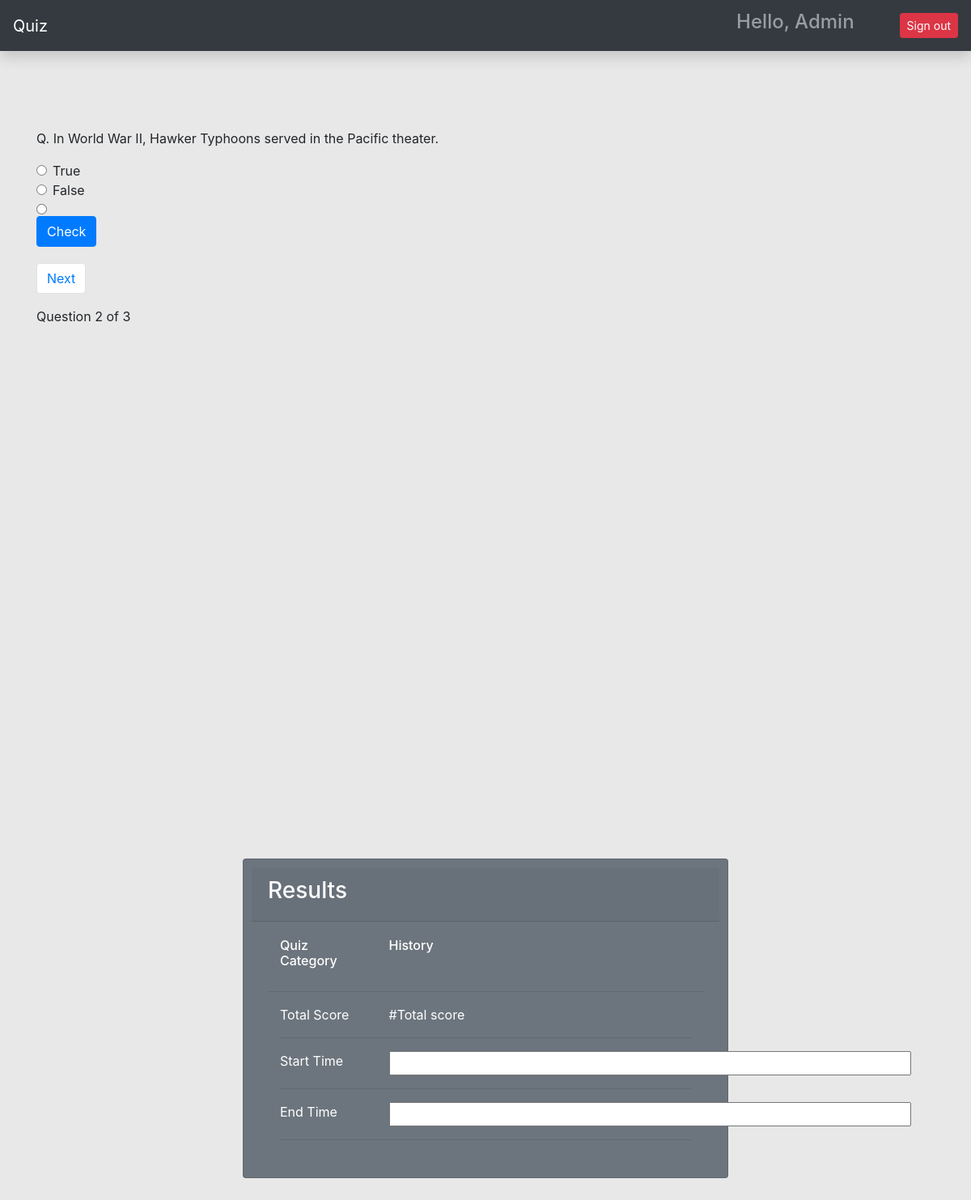
The app's page /quiz/category/3/?page=2 (signed in), older data.
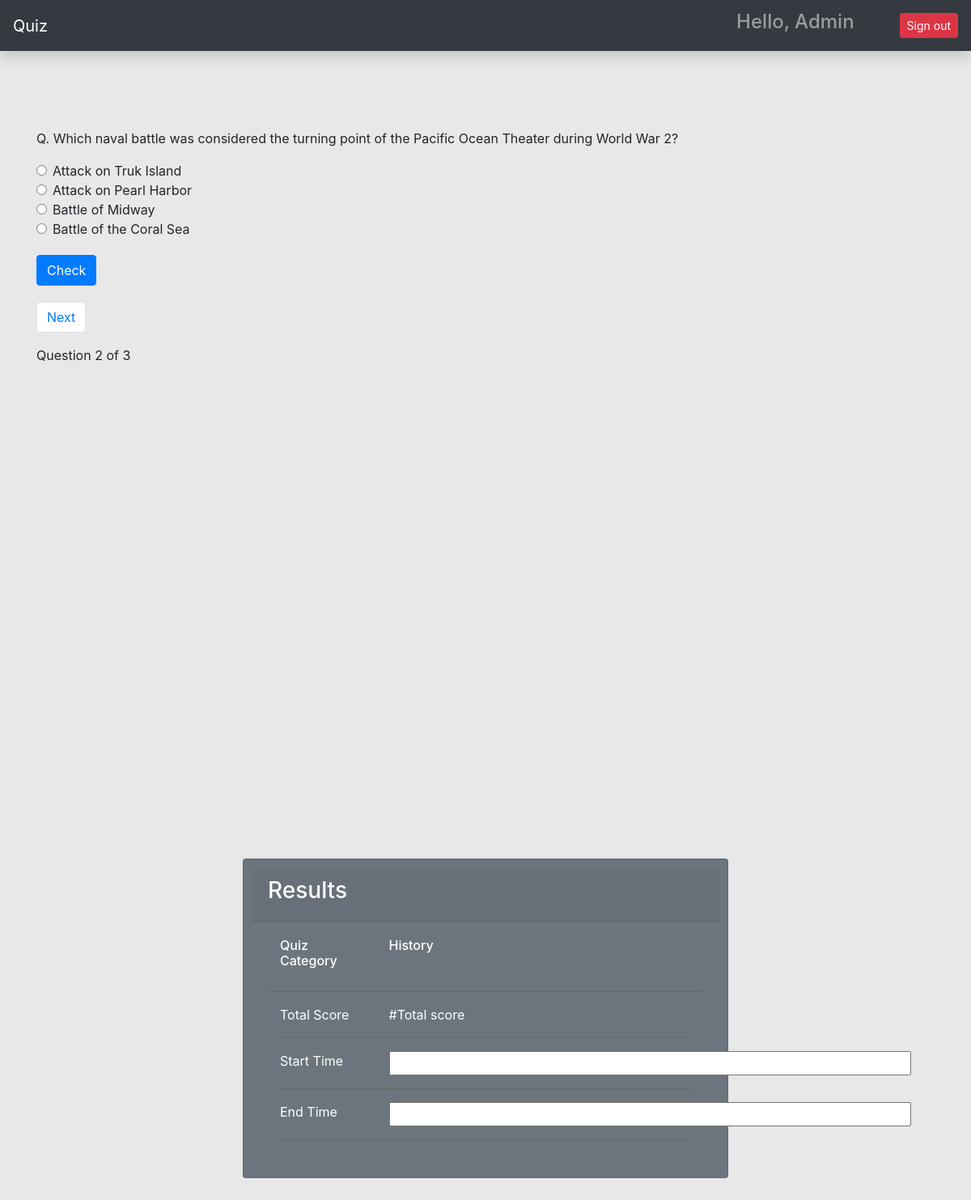
The same page, newer data.
### quiz/models.py (models this page shows, shortened)
class Question(models.Model):
    choice = models.ForeignKey(Category, on_delete=models.CASCADE)
    question = models.CharField(max_length=250)
    answer = models.CharField(max_length=100)
    option_one = models.CharField(max_length=100)
    option_two = models.CharField(max_length=100)
    option_three = models.CharField(max_length=100, blank=True)
    option_four = models.CharField(max_length=100, blank=True)
    created_at = models.DateTimeField(auto_now_add=True)
    updated_at = models.DateTimeField(auto_now=True)

class Category(models.Model):
    owner = models.ForeignKey(to=User, on_delete=models.CASCADE)
    category = models.CharField(max_length=200)
    def __str__(self):
        return self.category

### quiz/views.py (the view, shortened to what this page needs)
# urls.py: path('category/<int:pk>/', take_quiz, name='take_quiz'),
@login_required(login_url='/login/')
def take_quiz(request, pk):
    questions = Question.objects.filter(choice=pk).order_by('-created_at')
    paginator = Paginator(questions,1)
    page_number = request.GET.get('page')
    page_obj = Paginator.get_page(paginator, page_number)
    context = {'questions': questions, 'page_obj': page_obj,}
    if request.method == 'GET':
        request.session['previous_page'] = request.path_info + "?page=" + request.GET.get("page", '1')
        return render(request, 'quiz.html', context)

### templates/quiz.html (shortened to what this page needs)
{% extends 'base.html' %}
{% load static %}
{% block content %}
<div id="section1">
<div class="container mt-5 pt-5">
{% for question in page_obj %}
<form action="" method="post">
  <p>Q. {{question.question}}</p>
  <div class="form-check">
  <input class="form-check-input" type="radio" name="option" id="option_one" value="{{question.option_one}}">
    {{question.option_one}}
</div>
<div class="form-check">
  <input class="form-check-input" type="radio" name="option" id="option_two" value="{{question.option_two}}">
    {{question.option_two}}
</div>
<div class="form-check">
  <input class="form-check-input" type="radio" name="option" id="option_three" value="{{question.option_three}}">
    {{question.option_three}}
</div>
<div class="form-check lower-radio">
  <input class="form-check-input" type="radio" name="option" id="option_four" value="{{question.option_four}}">
    {{question.option_four}}
</div>
  <input class="btn btn-primary check-btn" type="submit" value="Check" id="check" onclick="displayRadioValue();"/>
</form>
</div>
{% endfor %}
<div class="container">
  <div class="pagination-btns">
    <ol class="pagination align-right mr-auto">
    {% if page_obj.has_next %}
      <li class="page-item">
        <a id="next-btn" class="page-link btn btn-success" href="?page={{ page_obj.next_page_number }}" id="next-button" >Next</a>
      </li>
      {% endif %}
    </ol>
Question {{page_obj.number}} of {{page_obj.paginator.num_pages}}
</div>
</div>
</div>
<div  id="section2">
<div class="card text-white bg-secondary mb-3 quizresults">
    <div class="card-header"><h3>Results</h3></div>
    <div class="card-body">
    <div class="container">
    <div class="row">
      <h6 class="card-title col-3">Quiz Category</h6>
      {% for question in page_obj %}
      <h6 class="card-title col-8">{{question.choice}} </h6>
      {% endfor %}
    </div>
    </div>
    <hr>
      <p class="card-text">
      <div class="container">
      <div class="row">
        <div class="col-3">Total Score</div>
        <div class="col-8">#Total score</div>
      </div>
      <hr>
      <div class="row">
        <div class="col-3">Start Time</div>
        <div class="col-8" id="displayStartTime">
        <input type="text" size="58" id="startTimeField" readonly="true">
        </div>
      </div>
      <hr>
      <div class="row">
        <div class="col-3">End Time</div>
        <div class="col-8" id="displayEndTime">
        <input type="text" size="58" id="endTimeField" readonly="true">
        </div>
      </div>
      <hr>
      </div>
      </p>
    </div>
  </div>
</div>
{% endblock content %}

Row changes from the older to the newer data that the page shows:
changed Question "History": question "In World War II, Hawker Typhoons served in the Pacific theater." → "Which naval battle was considered the turning point of the Pacific Ocean Theater during World War 2?"; option_one "True" → "Attack on Truk Island"; option_two "False" → "Attack on Pearl Harbor"; option_three (not shown) → "Battle of Midway"; option_four (not shown) → "Battle of the Coral Sea"
